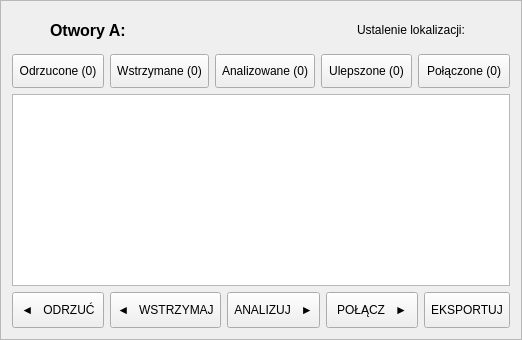
        <widget class="QFrame" name="frm_a">
         <property name="sizePolicy">
          <sizepolicy hsizetype="Expanding" vsizetype="Expanding">
           <horstretch>0</horstretch>
           <verstretch>2</verstretch>
          </sizepolicy>
         </property>
         <property name="frameShape">
          <enum>QFrame::StyledPanel</enum>
         </property>
         <property name="frameShadow">
          <enum>QFrame::Raised</enum>
         </property>
         <layout class="QVBoxLayout" name="verticalLayout_2">
          <item>
           <widget class="QFrame" name="frm_a_title">
            <property name="sizePolicy">
             <sizepolicy hsizetype="Expanding" vsizetype="Fixed">
              <horstretch>0</horstretch>
              <verstretch>36</verstretch>
             </sizepolicy>
            </property>
            <property name="frameShape">
             <enum>QFrame::NoFrame</enum>
            </property>
            <property name="frameShadow">
             <enum>QFrame::Plain</enum>
            </property>
            <layout class="QHBoxLayout" name="horizontalLayout_2">
             <property name="leftMargin">
              <number>10</number>
             </property>
             <property name="topMargin">
              <number>0</number>
             </property>
             <property name="rightMargin">
              <number>0</number>
             </property>
             <property name="bottomMargin">
              <number>0</number>
             </property>
             <item>
              <widget class="QFrame" name="icon_a">
               <property name="sizePolicy">
                <sizepolicy hsizetype="Fixed" vsizetype="Fixed">
                 <horstretch>0</horstretch>
                 <verstretch>0</verstretch>
                </sizepolicy>
               </property>
               <property name="minimumSize">
                <size>
                 <width>18</width>
                 <height>18</height>
                </size>
               </property>
               <property name="frameShape">
                <enum>QFrame::NoFrame</enum>
               </property>
               <property name="frameShadow">
                <enum>QFrame::Plain</enum>
               </property>
              </widget>
             </item>
             <item>
              <widget class="QLabel" name="lab_frm_a_title">
               <property name="sizePolicy">
                <sizepolicy hsizetype="Expanding" vsizetype="Fixed">
                 <horstretch>0</horstretch>
                 <verstretch>0</verstretch>
                </sizepolicy>
               </property>
               <property name="minimumSize">
                <size>
                 <width>0</width>
                 <height>36</height>
                </size>
               </property>
               <property name="font">
                <font>
                 <pointsize>12</pointsize>
                 <weight>75</weight>
                 <bold>true</bold>
                </font>
               </property>
               <property name="text">
                <string>Otwory A:</string>
               </property>
               <property name="alignment">
                <set>Qt::AlignLeading|Qt::AlignLeft|Qt::AlignVCenter</set>
               </property>
               <property name="indent">
                <number>4</number>
               </property>
              </widget>
             </item>
             <item>
              <spacer name="horizontalSpacer">
               <property name="orientation">
                <enum>Qt::Horizontal</enum>
               </property>
               <property name="sizeHint" stdset="0">
                <size>
                 <width>40</width>
                 <height>20</height>
                </size>
               </property>
              </spacer>
             </item>
             <item>
              <widget class="QFrame" name="frm_loc">
               <property name="sizePolicy">
                <sizepolicy hsizetype="Expanding" vsizetype="Fixed">
                 <horstretch>0</horstretch>
                 <verstretch>0</verstretch>
                </sizepolicy>
               </property>
               <property name="minimumSize">
                <size>
                 <width>0</width>
                 <height>36</height>
                </size>
               </property>
               <property name="maximumSize">
                <size>
                 <width>16777215</width>
                 <height>16777215</height>
                </size>
               </property>
               <property name="frameShape">
                <enum>QFrame::NoFrame</enum>
               </property>
               <property name="frameShadow">
                <enum>QFrame::Plain</enum>
               </property>
               <layout class="QHBoxLayout" name="horizontalLayout_7">
                <property name="spacing">
                 <number>4</number>
                </property>
                <property name="leftMargin">
                 <number>0</number>
                </property>
                <property name="topMargin">
                 <number>0</number>
                </property>
                <property name="rightMargin">
                 <number>0</number>
                </property>
                <property name="bottomMargin">
                 <number>0</number>
                </property>
                <item>
                 <widget class="QLabel" name="lab_loc">
                  <property name="text">
                   <string>Ustalenie lokalizacji:</string>
                  </property>
                 </widget>
                </item>
               </layout>
              </widget>
             </item>
            </layout>
           </widget>
          </item>
          <item>
           <widget class="QFrame" name="frm_a_btns">
            <property name="sizePolicy">
             <sizepolicy hsizetype="Expanding" vsizetype="Fixed">
              <horstretch>0</horstretch>
              <verstretch>0</verstretch>
             </sizepolicy>
            </property>
            <property name="minimumSize">
             <size>
              <width>0</width>
              <height>34</height>
             </size>
            </property>
            <property name="frameShape">
             <enum>QFrame::NoFrame</enum>
            </property>
            <property name="frameShadow">
             <enum>QFrame::Plain</enum>
            </property>
            <layout class="QHBoxLayout" name="horizontalLayout_6">
             <property name="leftMargin">
              <number>0</number>
             </property>
             <property name="topMargin">
              <number>0</number>
             </property>
             <property name="rightMargin">
              <number>0</number>
             </property>
             <property name="bottomMargin">
              <number>0</number>
             </property>
             <item>
              <widget class="QPushButton" name="btn_cat_o">
               <property name="enabled">
                <bool>true</bool>
               </property>
               <property name="sizePolicy">
                <sizepolicy hsizetype="Expanding" vsizetype="Expanding">
                 <horstretch>0</horstretch>
                 <verstretch>0</verstretch>
                </sizepolicy>
               </property>
               <property name="maximumSize">
                <size>
                 <width>16777215</width>
                 <height>16777212</height>
                </size>
               </property>
               <property name="autoFillBackground">
                <bool>false</bool>
               </property>
               <property name="styleSheet">
                <string notr="true">QPushButton {
padding: 6px;
font-size: 12px;
font-weight: normal
}</string>
               </property>
               <property name="text">
                <string>Odrzucone (0)</string>
               </property>
               <property name="checkable">
                <bool>true</bool>
               </property>
              </widget>
             </item>
             <item>
              <widget class="QPushButton" name="btn_cat_w">
               <property name="enabled">
                <bool>true</bool>
               </property>
               <property name="sizePolicy">
                <sizepolicy hsizetype="Expanding" vsizetype="Expanding">
                 <horstretch>0</horstretch>
                 <verstretch>0</verstretch>
                </sizepolicy>
               </property>
               <property name="maximumSize">
                <size>
                 <width>16777215</width>
                 <height>16777212</height>
                </size>
               </property>
               <property name="autoFillBackground">
                <bool>false</bool>
               </property>
               <property name="styleSheet">
                <string notr="true">QPushButton {
padding: 6px;
font-size: 12px;
font-weight: normal
}</string>
               </property>
               <property name="text">
                <string>Wstrzymane (0)</string>
               </property>
               <property name="checkable">
                <bool>true</bool>
               </property>
              </widget>
             </item>
             <item>
              <widget class="QPushButton" name="btn_cat_a">
               <property name="enabled">
                <bool>true</bool>
               </property>
               <property name="sizePolicy">
                <sizepolicy hsizetype="Expanding" vsizetype="Expanding">
                 <horstretch>0</horstretch>
                 <verstretch>0</verstretch>
                </sizepolicy>
               </property>
               <property name="maximumSize">
                <size>
                 <width>16777215</width>
                 <height>16777212</height>
                </size>
               </property>
               <property name="autoFillBackground">
                <bool>false</bool>
               </property>
               <property name="styleSheet">
                <string notr="true">QPushButton {
padding: 6px;
font-size: 12px;
font-weight: normal
}</string>
               </property>
               <property name="text">
                <string>Analizowane (0)</string>
               </property>
               <property name="checkable">
                <bool>true</bool>
               </property>
              </widget>
             </item>
             <item>
              <widget class="QPushButton" name="btn_cat_u">
               <property name="enabled">
                <bool>true</bool>
               </property>
               <property name="sizePolicy">
                <sizepolicy hsizetype="Expanding" vsizetype="Expanding">
                 <horstretch>0</horstretch>
                 <verstretch>0</verstretch>
                </sizepolicy>
               </property>
               <property name="maximumSize">
                <size>
                 <width>16777215</width>
                 <height>16777212</height>
                </size>
               </property>
               <property name="autoFillBackground">
                <bool>false</bool>
               </property>
               <property name="styleSheet">
                <string notr="true">QPushButton {
padding: 6px;
font-size: 12px;
font-weight: normal
}</string>
               </property>
               <property name="text">
                <string>Ulepszone (0)</string>
               </property>
               <property name="checkable">
                <bool>true</bool>
               </property>
              </widget>
             </item>
             <item>
              <widget class="QPushButton" name="btn_cat_p">
               <property name="enabled">
                <bool>true</bool>
               </property>
               <property name="sizePolicy">
                <sizepolicy hsizetype="Expanding" vsizetype="Expanding">
                 <horstretch>0</horstretch>
                 <verstretch>0</verstretch>
                </sizepolicy>
               </property>
               <property name="maximumSize">
                <size>
                 <width>16777215</width>
                 <height>16777212</height>
                </size>
               </property>
               <property name="autoFillBackground">
                <bool>false</bool>
               </property>
               <property name="styleSheet">
                <string notr="true">QPushButton {
padding: 6px;
font-size: 12px;
font-weight: normal
}</string>
               </property>
               <property name="text">
                <string>Połączone (0)</string>
               </property>
               <property name="checkable">
                <bool>true</bool>
               </property>
              </widget>
             </item>
            </layout>
           </widget>
          </item>
          <item>
           <widget class="QTableView" name="tv_adf">
            <property name="sizePolicy">
             <sizepolicy hsizetype="Expanding" vsizetype="Expanding">
              <horstretch>0</horstretch>
              <verstretch>0</verstretch>
             </sizepolicy>
            </property>
            <property name="minimumSize">
             <size>
              <width>0</width>
              <height>0</height>
             </size>
            </property>
            <property name="styleSheet">
             <string notr="true">QTableView::item:selected {
				background-color: white;
}
QTableView {
				selection-background-color: rgb(255,192,192);
}</string>
            </property>
            <property name="alternatingRowColors">
             <bool>true</bool>
            </property>
            <property name="selectionMode">
             <enum>QAbstractItemView::SingleSelection</enum>
            </property>
            <property name="selectionBehavior">
             <enum>QAbstractItemView::SelectRows</enum>
            </property>
            <property name="showGrid">
             <bool>false</bool>
            </property>
            <property name="gridStyle">
             <enum>Qt::NoPen</enum>
            </property>
            <property name="sortingEnabled">
             <bool>true</bool>
            </property>
            <attribute name="horizontalHeaderStretchLastSection">
             <bool>false</bool>
            </attribute>
            <attribute name="verticalHeaderVisible">
             <bool>false</bool>
            </attribute>
            <attribute name="verticalHeaderStretchLastSection">
             <bool>false</bool>
            </attribute>
           </widget>
          </item>
          <item>
           <widget class="QFrame" name="frm_a_options">
            <property name="sizePolicy">
             <sizepolicy hsizetype="Expanding" vsizetype="Fixed">
              <horstretch>0</horstretch>
              <verstretch>0</verstretch>
             </sizepolicy>
            </property>
            <property name="minimumSize">
             <size>
              <width>0</width>
              <height>36</height>
             </size>
            </property>
            <property name="maximumSize">
             <size>
              <width>16777215</width>
              <height>36</height>
             </size>
            </property>
            <property name="frameShape">
             <enum>QFrame::NoFrame</enum>
            </property>
            <property name="frameShadow">
             <enum>QFrame::Raised</enum>
            </property>
            <layout class="QHBoxLayout" name="horizontalLayout_4">
             <property name="leftMargin">
              <number>0</number>
             </property>
             <property name="topMargin">
              <number>0</number>
             </property>
             <property name="rightMargin">
              <number>0</number>
             </property>
             <property name="bottomMargin">
              <number>0</number>
             </property>
             <item>
              <widget class="QPushButton" name="btn_trash">
               <property name="sizePolicy">
                <sizepolicy hsizetype="MinimumExpanding" vsizetype="Expanding">
                 <horstretch>0</horstretch>
                 <verstretch>0</verstretch>
                </sizepolicy>
               </property>
               <property name="minimumSize">
                <size>
                 <width>92</width>
                 <height>0</height>
                </size>
               </property>
               <property name="styleSheet">
                <string notr="true">QPushButton {
padding-left: 6px;
padding-right: 6px;
}</string>
               </property>
               <property name="text">
                <string>◄   ODRZUĆ</string>
               </property>
              </widget>
             </item>
             <item>
              <widget class="QPushButton" name="btn_halt">
               <property name="sizePolicy">
                <sizepolicy hsizetype="MinimumExpanding" vsizetype="Expanding">
                 <horstretch>0</horstretch>
                 <verstretch>0</verstretch>
                </sizepolicy>
               </property>
               <property name="minimumSize">
                <size>
                 <width>92</width>
                 <height>0</height>
                </size>
               </property>
               <property name="styleSheet">
                <string notr="true">QPushButton {
padding-left: 6px;
padding-right: 6px;
}</string>
               </property>
               <property name="text">
                <string>◄   WSTRZYMAJ</string>
               </property>
              </widget>
             </item>
             <item>
              <widget class="QPushButton" name="btn_anal">
               <property name="sizePolicy">
                <sizepolicy hsizetype="MinimumExpanding" vsizetype="Expanding">
                 <horstretch>0</horstretch>
                 <verstretch>0</verstretch>
                </sizepolicy>
               </property>
               <property name="minimumSize">
                <size>
                 <width>92</width>
                 <height>0</height>
                </size>
               </property>
               <property name="styleSheet">
                <string notr="true">QPushButton {
padding-left: 6px;
padding-right: 6px;
}</string>
               </property>
               <property name="text">
                <string>ANALIZUJ   ►</string>
               </property>
              </widget>
             </item>
             <item>
              <widget class="QPushButton" name="btn_join">
               <property name="sizePolicy">
                <sizepolicy hsizetype="MinimumExpanding" vsizetype="Expanding">
                 <horstretch>0</horstretch>
                 <verstretch>0</verstretch>
                </sizepolicy>
               </property>
               <property name="minimumSize">
                <size>
                 <width>92</width>
                 <height>0</height>
                </size>
               </property>
               <property name="styleSheet">
                <string notr="true">QPushButton {
padding-left: 6px;
padding-right: 6px;
}</string>
               </property>
               <property name="text">
                <string>POŁĄCZ   ►</string>
               </property>
              </widget>
             </item>
             <item>
              <widget class="QPushButton" name="btn_export_joint">
               <property name="sizePolicy">
                <sizepolicy hsizetype="Expanding" vsizetype="Expanding">
                 <horstretch>0</horstretch>
                 <verstretch>0</verstretch>
                </sizepolicy>
               </property>
               <property name="styleSheet">
                <string notr="true">QPushButton {
padding-left: 6px;
padding-right: 6px;
}</string>
               </property>
               <property name="text">
                <string>EKSPORTUJ</string>
               </property>
              </widget>
             </item>
            </layout>
           </widget>
          </item>
         </layout>
        </widget>
